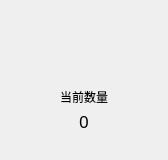
             <widget class="QFrame" name="frame_curNumer">
              <property name="minimumSize">
               <size>
                <width>168</width>
                <height>160</height>
               </size>
              </property>
              <property name="maximumSize">
               <size>
                <width>168</width>
                <height>160</height>
               </size>
              </property>
              <property name="styleSheet">
               <string notr="true"/>
              </property>
              <property name="frameShape">
               <enum>QFrame::NoFrame</enum>
              </property>
              <property name="frameShadow">
               <enum>QFrame::Sunken</enum>
              </property>
              <layout class="QGridLayout" name="gridLayout_6">
               <property name="leftMargin">
                <number>11</number>
               </property>
               <property name="topMargin">
                <number>11</number>
               </property>
               <property name="rightMargin">
                <number>11</number>
               </property>
               <property name="bottomMargin">
                <number>11</number>
               </property>
               <property name="horizontalSpacing">
                <number>0</number>
               </property>
               <property name="verticalSpacing">
                <number>3</number>
               </property>
               <item row="0" column="1">
                <spacer name="verticalSpacer_6">
                 <property name="orientation">
                  <enum>Qt::Vertical</enum>
                 </property>
                 <property name="sizeHint" stdset="0">
                  <size>
                   <width>20</width>
                   <height>29</height>
                  </size>
                 </property>
                </spacer>
               </item>
               <item row="1" column="0" colspan="2">
                <layout class="QHBoxLayout" name="horizontalLayout_4">
                 <item>
                  <spacer name="horizontalSpacer_8">
                   <property name="orientation">
                    <enum>Qt::Horizontal</enum>
                   </property>
                   <property name="sizeHint" stdset="0">
                    <size>
                     <width>33</width>
                     <height>55</height>
                    </size>
                   </property>
                  </spacer>
                 </item>
                 <item>
                  <widget class="QLabel" name="label_curNumer">
                   <property name="minimumSize">
                    <size>
                     <width>58</width>
                     <height>58</height>
                    </size>
                   </property>
                   <property name="maximumSize">
                    <size>
                     <width>58</width>
                     <height>58</height>
                    </size>
                   </property>
                   <property name="styleSheet">
                    <string notr="true"/>
                   </property>
                   <property name="text">
                    <string/>
                   </property>
                  </widget>
                 </item>
                 <item>
                  <spacer name="horizontalSpacer_9">
                   <property name="orientation">
                    <enum>Qt::Horizontal</enum>
                   </property>
                   <property name="sizeHint" stdset="0">
                    <size>
                     <width>33</width>
                     <height>55</height>
                    </size>
                   </property>
                  </spacer>
                 </item>
                </layout>
               </item>
               <item row="2" column="0" colspan="2">
                <widget class="QLabel" name="label_22">
                 <property name="font">
                  <font>
                   <family>微软雅黑</family>
                  </font>
                 </property>
                 <property name="styleSheet">
                  <string notr="true"/>
                 </property>
                 <property name="text">
                  <string>当前数量</string>
                 </property>
                 <property name="alignment">
                  <set>Qt::AlignCenter</set>
                 </property>
                </widget>
               </item>
               <item row="4" column="0">
                <spacer name="verticalSpacer_7">
                 <property name="orientation">
                  <enum>Qt::Vertical</enum>
                 </property>
                 <property name="sizeHint" stdset="0">
                  <size>
                   <width>20</width>
                   <height>29</height>
                  </size>
                 </property>
                </spacer>
               </item>
               <item row="3" column="0" colspan="2">
                <widget class="QLabel" name="label_cur_number">
                 <property name="font">
                  <font>
                   <family>微软雅黑</family>
                   <pointsize>13</pointsize>
                   <kerning>true</kerning>
                  </font>
                 </property>
                 <property name="styleSheet">
                  <string notr="true"/>
                 </property>
                 <property name="text">
                  <string>0</string>
                 </property>
                 <property name="alignment">
                  <set>Qt::AlignCenter</set>
                 </property>
                </widget>
               </item>
              </layout>
             </widget>
